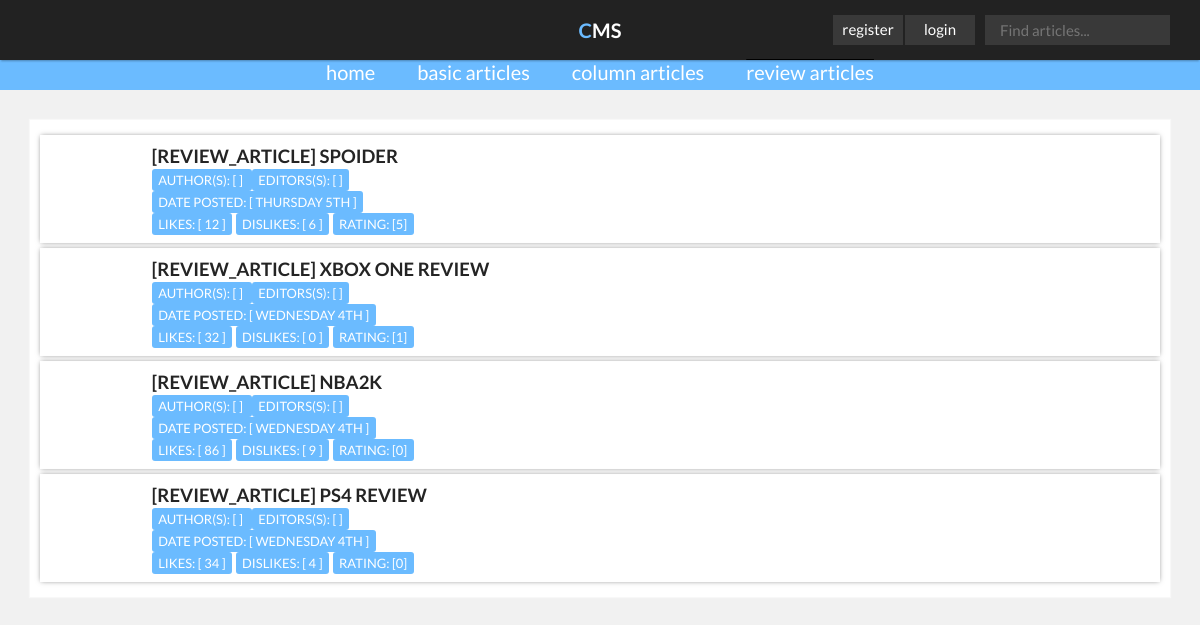
/index.php?page=articles&type=review, run on the app's committed database.
### tables this page shows
CREATE TABLE IF NOT EXISTS `articles` (
  `article_id` int(6) NOT NULL AUTO_INCREMENT,
  `article_title` varchar(100) NOT NULL,
  `article_content` text NOT NULL,
  `article_timestamp` int(11) NOT NULL,
  `article_image` varchar(255) NOT NULL,
  `article_status` varchar(30) NOT NULL,
  `article_type` varchar(30) NOT NULL,
  `article_staff_pick` tinyint(4) DEFAULT '0',
  PRIMARY KEY (`article_id`)
);

CREATE TABLE IF NOT EXISTS `article_likes` (
  `article_like_id` int(6) NOT NULL AUTO_INCREMENT,
  `article_like_amount` int(6) NOT NULL DEFAULT '0',
  `article_id` int(6) NOT NULL,
  PRIMARY KEY (`article_like_id`),
  KEY `article_id` (`article_id`)
);

CREATE TABLE IF NOT EXISTS `article_dislikes` (
  `article_dislike_id` int(6) NOT NULL AUTO_INCREMENT,
  `article_dislike_amount` int(6) NOT NULL,
  `article_id` int(6) NOT NULL,
  PRIMARY KEY (`article_dislike_id`),
  KEY `article_id` (`article_id`)
);

CREATE TABLE IF NOT EXISTS `review_articles` (
  `review_id` int(6) NOT NULL AUTO_INCREMENT,
  `review_rating` tinyint(1) NOT NULL,
  `article_id` int(6) NOT NULL,
  PRIMARY KEY (`review_id`),
  KEY `article_id` (`article_id`)
);

### views/AUView.php (called while the page is built, shortened)
<?php
class AUView {
    private $articlesModel;
    public function __construct( $controller, $articlesModel, $usersModel ){
        $this->articlesModel    = $articlesModel;
    }
    public function output_review_articles(){
        include 'html/header.html.php';
        $articles = $this->articlesModel->getReviewArticles();
        include 'html/articles.html.php';
        include 'html/footer.html.php';
    }
}
 ?>

### models/ArticlesModel.php (called while the page is built, shortened)
<?php
include_once "config/connection.php";
include_once "models/Article.php";
class ArticlesModel {
    public function getReviewArticles(){
        global $pdo;
        $sth = $pdo->prepare("SELECT * FROM articles WHERE article_type = :type ORDER BY article_timestamp DESC");
        $sth->execute(array(':type'=>'review_article'));
        $rows = $sth->fetchAll();
        foreach($rows as $row){
            $article = new Article(
               $row['article_id']
               ,$row['article_title']
               ,$row['article_content']
               ,$row['article_timestamp']
               ,$row['article_image']
               ,$row['article_status']
               ,$row['article_type']
               ,$row['article_staff_pick']
               );
            $review_articles[] = $article;
        }
        return $review_articles;
    }
    public function getLikes( $article_id ) {
        global $pdo;
        $query = $pdo->prepare("SELECT article_like_amount FROM article_likes WHERE article_id = ? ");
        $query->bindValue(1, $article_id);
        $query->execute();
        $article_like_amount = $query->fetchColumn();
        return $article_like_amount;
    }
    public function getDislikes( $article_id ) {
        global $pdo;
        $query = $pdo->prepare("SELECT article_dislike_amount FROM article_dislikes WHERE article_id = ? ");
        $query->bindValue(1, $article_id);
        $query->execute();
        $article_dislike_amount = $query->fetchColumn();
        return $article_dislike_amount;
    }
    public function getArticleRating( $article_id ) {
        global $pdo;
        $query = $pdo->prepare("SELECT review_rating FROM review_articles WHERE article_id = ? ");
        $query->bindValue(1, $article_id);
        $query->execute();
        $article_rating = $query->fetchColumn();
        return $article_rating;
    }
}
?>

### models/article.php (called while the page is built, shortened)
<?php
	class Article {
		 public function __construct($article_id, $article_title, $article_content, $article_timestamp, $article_image, $article_status, $article_type, $article_staff_pick){
		 	$this->id = $article_id;
		 	$this->title = $article_title;
		 	$this->timestamp = $article_timestamp;
		 	$this->image = $article_image;
		 	$this->type = $article_type;
		 	return true;
		 }
		 public function getArticleId(){
		 	return $this->id;
		 }
		 public function getArticleTitle(){
		 	return $this->title;
		 }
		 public function getArticleTimestamp(){
		 	return $this->timestamp;
		 }
		 public function getArticleImage(){
		 	return $this->image;
		 }
		 public function getArticleType(){
		 	return $this->type;
		 }
	}
 ?>

### views/html/articles.html.php (the view, shortened to what this page needs)
<div class="content">
    <div class="block list <?php if ( $_GET['type']=='basic') { echo 'basic-layout'; } else if ( $_GET['type']=='column') { echo 'column-layout'; } else if ( $_GET['type']=='review') { echo 'review-layout'; }  ?> ">
        <ol>
            <?php foreach($articles as $article): ?>
                <li>
                <a href="index.php?show=<?php echo $article->getArticleId(); ?>">
                    <div class="square-thumb" style="background-image: url(<?php echo $article->getArticleImage(); ?>);"></div>
                    <h4>[<?php echo $article->getArticleType(); ?>] <?php echo $article->getArticleTitle(); ?></h4>
                    <small>author(s): [
                        ]
                    </small>
                    <small>editors(s): [
                        ]
                    </small><br/>
                    <small>date posted: [ <?php echo date("l jS", $article->getArticleTimestamp()); ?> ]</small><br/>
                    <small>likes: [ <?php echo $this->articlesModel->getLikes( $article->getArticleId() ); ?> ]</small>
                    <small>dislikes: [ <?php echo $this->articlesModel->getDislikes( $article->getArticleId() ); ?> ]</small>
                    <?php if( $article->getArticleType() == "review_article" ) { ?><small>rating: [<?php echo $this->articlesModel->getArticleRating( $article->getArticleId() ); ?>]</small><?php } ?>
                </a>
            </li>
        <?php endforeach; ?>
        </ol>
    </div>
</div>

### public/css/style.css (style rules this page uses)
* { -webkit-box-sizing: border-box; -moz-box-sizing: border-box; box-sizing: border-box; margin: 0; padding: 0; }
body, input { font-family: "Lato", sans-serif; font-size: 62.5%; background: #F1F1F1; }
ol { list-style: none; }
.content { background: #FFF; width: 100%; height: 100%; display: inline-block; }
.content > :first-child { width: 20%; }
.block { position: relative; padding: 1em; float: left; -moz-box-shadow: 0 0 0.1em 0.1em rgba(255,255,255, 0.5); -webkit-box-shadow: 0 0 0.1em 0.1em rgba(255,255,255, 0.5); box-shadow: 0 0 0.1em 0.1em rgba(255,255,255, 0.5); height: 100%; }
.block.list { float: left; width: 100%; }
.block.list small { color: #FFF; background: #6BBBFF; padding: 0.25em 0.5em; font-size: 70%; -moz-border-radius: 3px; -webkit-border-radius: 3px; border-radius: 3px; }
.content .block.list .square-thumb + h4 { width: 30em; }
.block ol a, .block ol form { font-size: 185%; text-transform: uppercase; text-decoration: none; color: #242424; }
.block ol li a h4 { white-space: nowrap; text-overflow: ellipsis; width: 100%; overflow: hidden; }
.block ol li { padding: 1em; -moz-box-shadow: rgba(0,0,0,0.5) 0px 0px 5px -1px; -webkit-box-shadow: rgba(0,0,0,0.5) 0px 0px 5px -1px; box-shadow: rgba(0,0,0,0.5) 0px 0px 5px -1px; margin: 0.5em auto; }
.block ol small { font-size: 60%; }
.list .square-thumb { width: 5em; height: 5em; background-position: center; background-size: cover; float: left; margin-right: 0.5em; }

### data on the page
articles: article_type "REVIEW_ARTICLE", article_title "SPOIDER", article_timestamp "THURSDAY 5TH", article_id.article_like_amount "12", article_id.article_dislike_amount "6", article_id.review_rating "5"
articles: article_type "REVIEW_ARTICLE", article_title "XBOX ONE REVIEW", article_timestamp "WEDNESDAY 4TH", article_id.article_like_amount "32", article_id.article_dislike_amount "0", article_id.review_rating "1"
articles: article_type "REVIEW_ARTICLE", article_title "NBA2K", article_timestamp "WEDNESDAY 4TH", article_id.article_like_amount "86", article_id.article_dislike_amount "9", article_id.review_rating "0"
articles: article_type "REVIEW_ARTICLE", article_title "PS4 REVIEW", article_timestamp "WEDNESDAY 4TH", article_id.article_like_amount "34", article_id.article_dislike_amount "4", article_id.review_rating "0"
